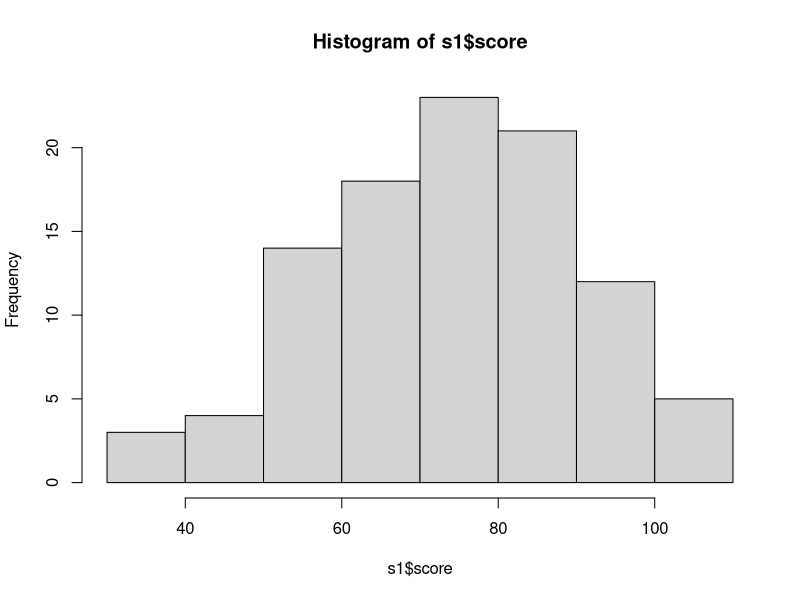
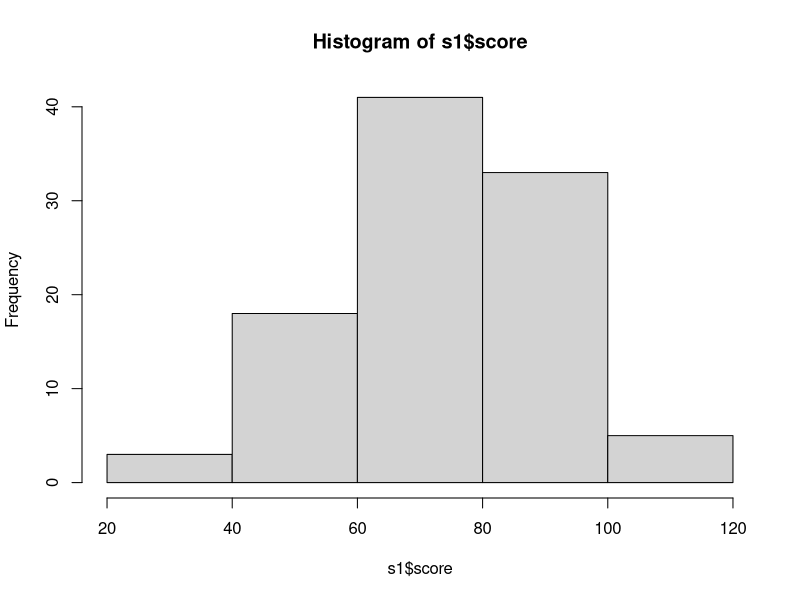
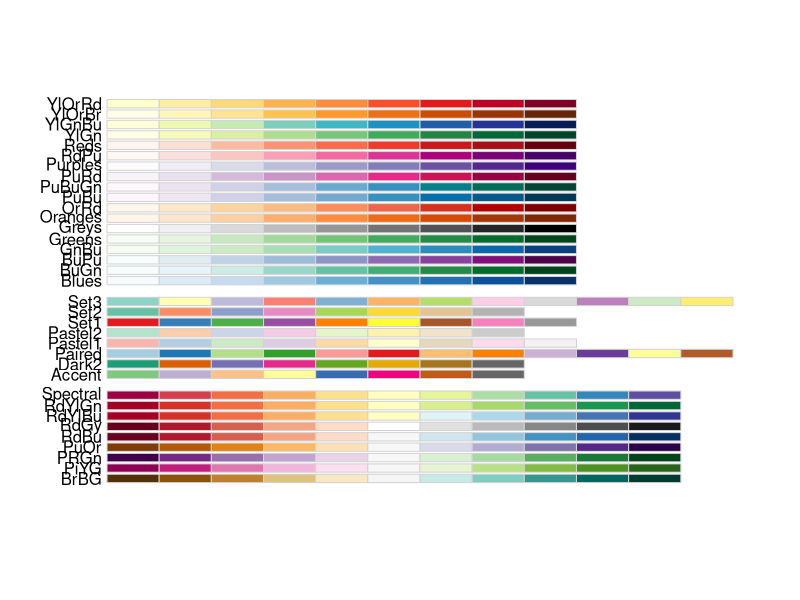
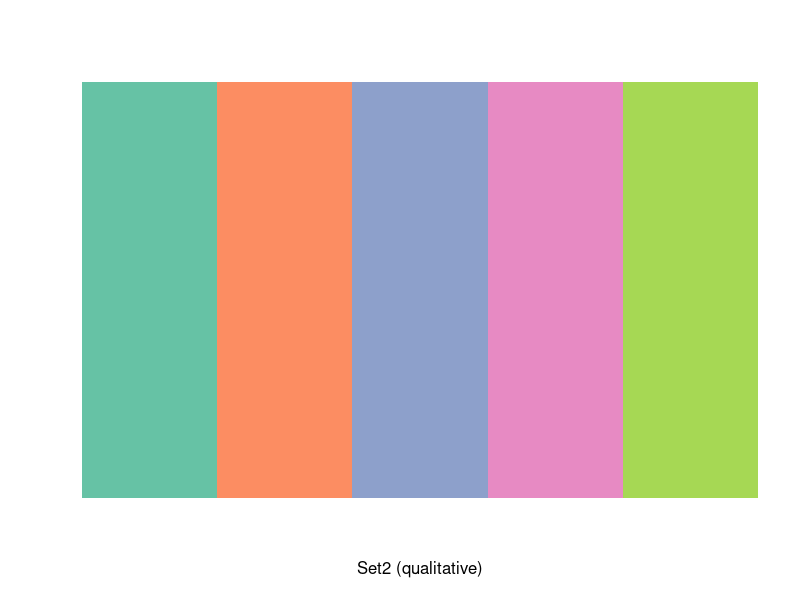
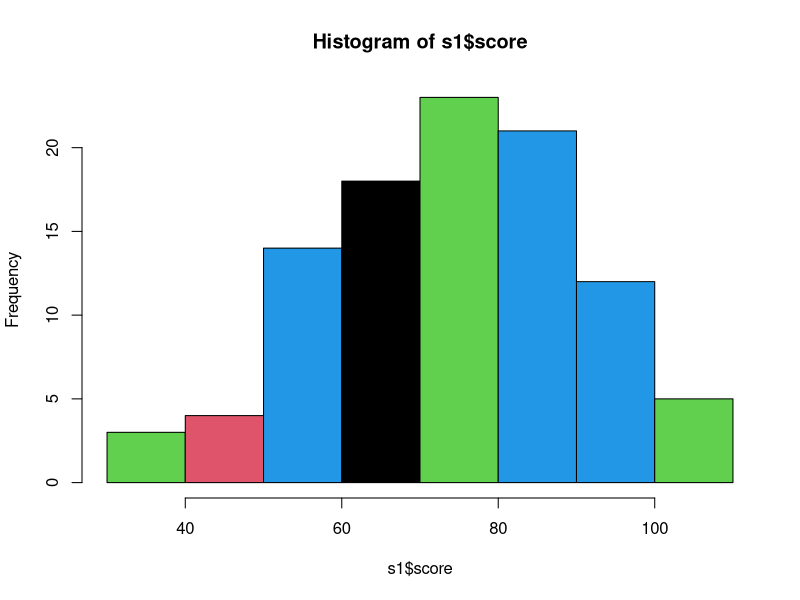
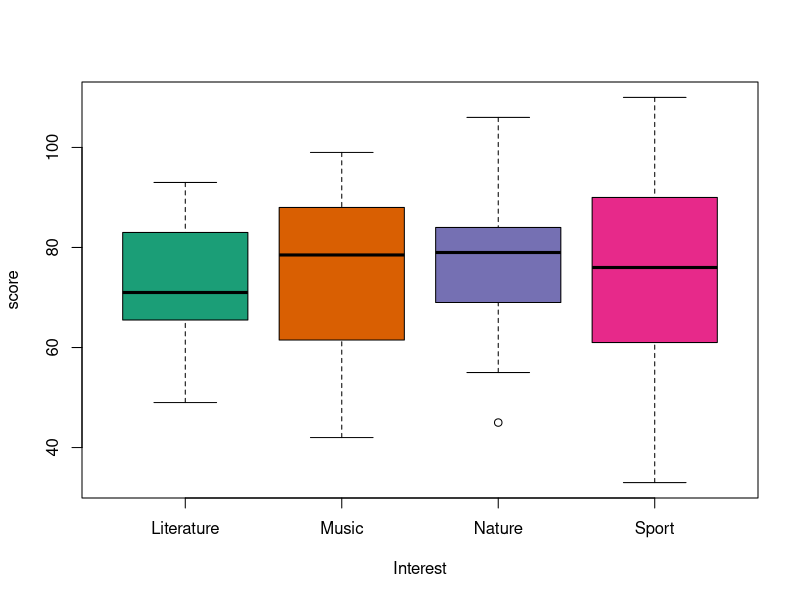
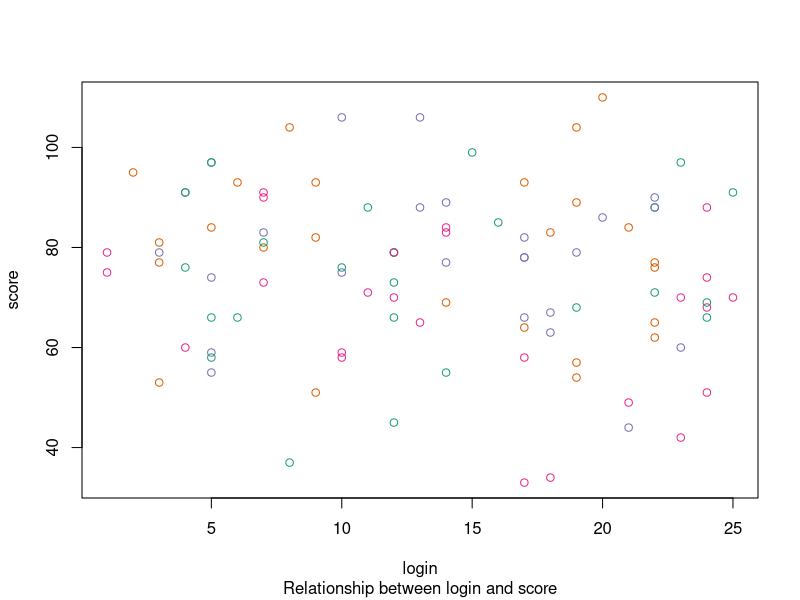
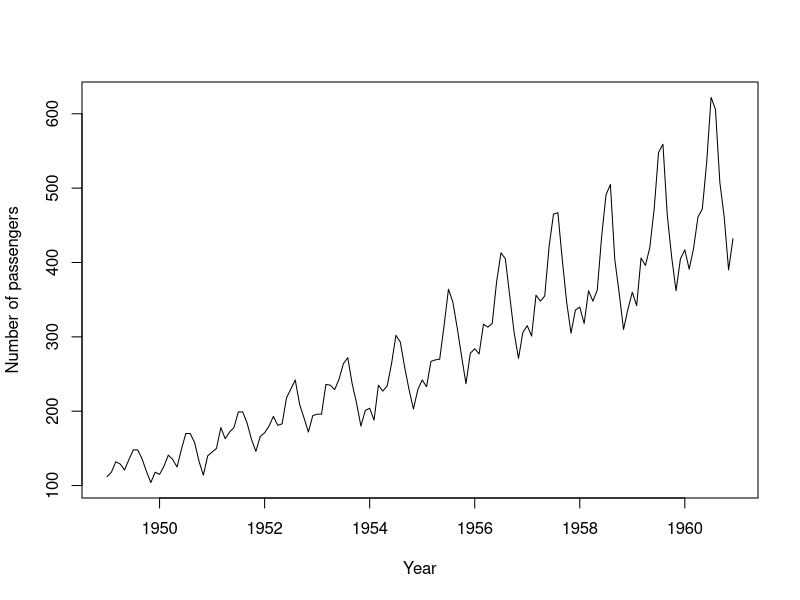

Source code (R) for these figures, in order:
## ---- chunk 1
#rnorm(100, 75, 15) creates a random sample with a mean of 75 and standard deviation of 20
#round rounds numbers to whole number values
#sample draws a random samples from the groups vector according to a uniform distribution

score <- rnorm(100,75,15)
#hist(score,breaks = 30)
s1 <- data.frame(score)

library(dplyr)
#s1 <- filter(s1, score<=100)
#hist(s1$score)

#s2 <-data.frame(rep(100,5))
#names(s2) <- "score"
#s3 <- bind_rows(s1,s2)

s1$score <- ifelse(s1$score ==1, 100, s1$score)
s1$score <- round(s1$score,0)
hist(s1$score)

Interest <- c("Sport","Music","Nature","Literature")

s1$Interest <- sample(Interest, 100, replace = TRUE)

## ---- chunk 2
hist(s1$score, breaks = 5)
#hist(s3$score, breaks = 25)
## ---- chunk 3
#cut() divides the range of scores into intervals and codes the values in scores according to which interval they fall. We use a vector called `letters` as the labels, `letters` is a vector made up of the letters of the alphabet.
label <- LETTERS[1:5]
s1$breaks <- cut (s1$score, breaks=5, labels=label)
## ---- chunk 4
library(RColorBrewer)

#Let's look at the available palettes in RColorBrewer
display.brewer.all()
#The top section of palettes are sequential, the middle section are qualitative, and the lower section are diverging.
#Make RColorBrewer palette available to R and assign to your bins

display.brewer.pal(5, "Set2")
brewer.pal(5,"Set2")

#s3$colors <- brewer.pal(5,"Set1")
s1$colors <- cut (s1$score, breaks=5, col="Set1")

#Use named palette in histogram
hist(s1$score, col=s1$colors)



## ---- chunk 5
#Make a vector of the colors from RColorBrewer
interest.col <- brewer.pal(4, "Dark2")
boxplot(score ~ Interest, s1, col=interest.col)
## ---- chunk 6
s1$login <- sample(1:25, 100, replace = TRUE)
## ---- chunk 7
plot(s1$login, s1$score, xlab = "login", ylab = "score", sub = "Relationship between login and score", col=interest.col)

## ---- chunk 8
data(AirPassengers)
AP <- AirPassengers
plot(AP, xlab = "Year", ylab = "Number of passengers")
## ---- chunk 9
data(iris)
pairs(iris)
#summary(iris)
#I also tried this:
#pairs(~Sepal.Length+Sepal.Width+Petal.Length+Petal.Width, data=iris)


## ---- chunk 10

cordata = iris[,c(1,2,3,4)]
corr <- round(cor(cordata), 1)
corr
## ---- chunk 11
DF1 <- read.csv("swirl-data.csv", header = TRUE)
## ---- chunk 12
df2 <- c("hash","lesson_name","attempt")
DF2 <- DF1[df2]
## ---- chunk 13
#DF3 <- DF2 %>% group_by(lesson_name) %>% summarise(attempt_frequency = sum(attempt)) 
## ---- chunk 14
df4 <- c("hash","lesson_name","correct")
DF4 <- DF1[df4]
## ---- chunk 15
DF4$correct <- as.integer(as.logical(DF4$correct))
## ---- chunk 16
#DF1$correct <- as.integer(as.logical(DF1$correct))
#DF5 <- DF1 %>% group_by(hash, course_name) %>% summarise(mean_score = mean(correct))
## ---- chunk 17
#DF1 <- read.csv("swirl-data.csv", header = TRUE)
#DF1$datetime <- as.Date(DF1$datetime, origin="01-01-1900", format="%m/%d/%Y")
